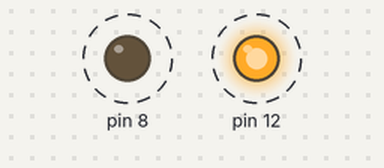
This sketch was run on a simulated Arduino Uno, built with avr-gcc and run on an emulated ATmega328P. Parts: output pins drawn as LEDs (lit = HIGH). Dashed ring = blinking.

Above: at 0.1 s.
Timing chart, 0 to 3.0 s (numbered marks = the images above):
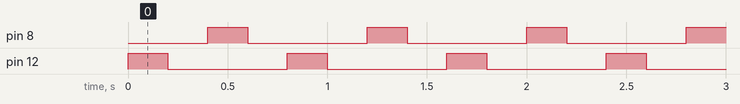

The sketch:

LEDBLINK.ino
```cpp
void setup(){
  pinMode(12,OUTPUT);
  pinMode(8,OUTPUT);
}

void loop(){
  //RED
  digitalWrite(12,HIGH);
  delay(200);
  digitalWrite(12,LOW);
  delay(200);

  //BLUE
  digitalWrite(8,HIGH);
  delay(200);
  digitalWrite(8,LOW);
  delay(200);

}
```

Measured:
- by itself, pin 8, pin 12: alternates HIGH for 0.20 s and LOW for 0.60 s
- by itself, everything shown: repeats every 0.80 s, in 4 steps
